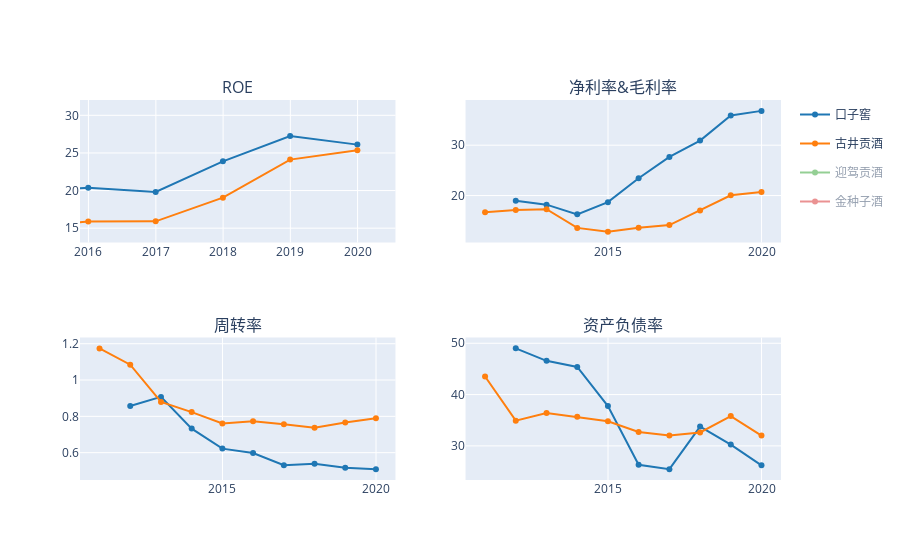

This figure's notebook cell:
### Markdown cell above
## 杜邦分析

### Code cell
fig = make_subplots(2,2, subplot_titles=['ROE','净利率&毛利率','周转率','资产负债率'])

for i,k in enumerate(data_dfs.keys()):
    line_ = dict(color=DEFAULT_PLOTLY_COLORS[i])
    data_df = data_dfs[k]
    
    fig.append_trace(go.Scatter(x=data_df.index, y=data_df.roe,name=k,line=line_,legendgroup=k),1,1)
    fig.append_trace(go.Scatter(x=data_df.index, y=data_df.netprofit_margin,name=k,line=line_,legendgroup=k, showlegend=False),1,2)
    fig.append_trace(go.Scatter(x=data_df.index, y=data_df.assets_turn,name=k,line=line_,legendgroup=k, showlegend=False),2,1)
    fig.append_trace(go.Scatter(x=data_df.index, y=data_df.debt_to_assets,name=k,line=line_,legendgroup=k, showlegend=False),2,2)
    
fig.show()

### Figure 1 — Plotly figure (JSON) as saved in the notebook; plotly's stock layout.template omitted (floating-point values rounded to 4 significant figures)
{"data": [{"legendgroup": "口子窖", "line": {"color": "rgb(31, 119, 180)"}, "name": "口子窖", "type": "scatter", "x": ["2011-12-31", "2012-12-31", "2013-12-31", "2014-12-31", "2015-12-31", "2016-12-31", "2017-12-31", "2018-12-31", "2019-12-31"], "xaxis": "x", "y": [31.85, 31.52, 22.05, 19.9, 20.36, 19.81, 23.88, 27.24, 26.11], "yaxis": "y"}, {"legendgroup": "口子窖", "line": {"color": "rgb(31, 119, 180)"}, "name": "口子窖", "showlegend": false, "type": "scatter", "x": ["2011-12-31", "2012-12-31", "2013-12-31", "2014-12-31", "2015-12-31", "2016-12-31", "2017-12-31", "2018-12-31", "2019-12-31"], "xaxis": "x2", "y": [18.96, 18.19, 16.27, 18.69, 23.43, 27.68, 30.91, 35.9, 36.82], "yaxis": "y2"}, {"legendgroup": "口子窖", "line": {"color": "rgb(31, 119, 180)"}, "name": "口子窖", "showlegend": false, "type": "scatter", "x": ["2011-12-31", "2012-12-31", "2013-12-31", "2014-12-31", "2015-12-31", "2016-12-31", "2017-12-31", "2018-12-31", "2019-12-31"], "xaxis": "x3", "y": [0.8567, 0.9071, 0.7325, 0.6223, 0.5983, 0.5307, 0.5391, 0.5169, 0.5094], "yaxis": "y3"}, {"legendgroup": "口子窖", "line": {"color": "rgb(31, 119, 180)"}, "name": "口子窖", "showlegend": false, "type": "scatter", "x": ["2011-12-31", "2012-12-31", "2013-12-31", "2014-12-31", "2015-12-31", "2016-12-31", "2017-12-31", "2018-12-31", "2019-12-31"], "xaxis": "x4", "y": [49.0, 46.58, 45.39, 37.76, 26.3, 25.47, 33.76, 30.25, 26.2], "yaxis": "y4"}, {"legendgroup": "古井贡酒", "line": {"color": "rgb(255, 127, 14)"}, "name": "古井贡酒", "type": "scatter", "x": ["2010-12-31", "2011-12-31", "2012-12-31", "2013-12-31", "2014-12-31", "2015-12-31", "2016-12-31", "2017-12-31", "2018-12-31", "2019-12-31"], "xaxis": "x", "y": [33.78, 29.73, 23.65, 17.48, 15.07, 15.88, 15.91, 19.06, 24.11, 25.35], "yaxis": "y"}, {"legendgroup": "古井贡酒", "line": {"color": "rgb(255, 127, 14)"}, "name": "古井贡酒", "showlegend": false, "type": "scatter", "x": ["2010-12-31", "2011-12-31", "2012-12-31", "2013-12-31", "2014-12-31", "2015-12-31", "2016-12-31", "2017-12-31", "2018-12-31", "2019-12-31"], "xaxis": "x2", "y": [16.7, 17.12, 17.29, 13.58, 12.84, 13.62, 14.13, 17.01, 20.04, 20.71], "yaxis": "y2"}, {"legendgroup": "古井贡酒", "line": {"color": "rgb(255, 127, 14)"}, "name": "古井贡酒", "showlegend": false, "type": "scatter", "x": ["2010-12-31", "2011-12-31", "2012-12-31", "2013-12-31", "2014-12-31", "2015-12-31", "2016-12-31", "2017-12-31", "2018-12-31", "2019-12-31"], "xaxis": "x3", "y": [1.174, 1.085, 0.879, 0.8235, 0.7605, 0.7727, 0.756, 0.7378, 0.7666, 0.7897], "yaxis": "y3"}, {"legendgroup": "古井贡酒", "line": {"color": "rgb(255, 127, 14)"}, "name": "古井贡酒", "showlegend": false, "type": "scatter", "x": ["2010-12-31", "2011-12-31", "2012-12-31", "2013-12-31", "2014-12-31", "2015-12-31", "2016-12-31", "2017-12-31", "2018-12-31", "2019-12-31"], "xaxis": "x4", "y": [43.51, 34.91, 36.41, 35.66, 34.81, 32.71, 32.0, 32.62, 35.81, 32.0], "yaxis": "y4"}, {"legendgroup": "迎驾贡酒", "line": {"color": "rgb(44, 160, 44)"}, "name": "迎驾贡酒", "type": "scatter", "visible": "legendonly", "x": ["2011-12-31", "2012-12-31", "2013-12-31", "2014-12-31", "2015-12-31", "2016-12-31", "2017-12-31", "2018-12-31", "2019-12-31"], "xaxis": "x", "y": [27.85, 31.76, 23.84, 22.24, 22.43, 12.89, 4.667, 0.9997, 4.276], "yaxis": "y"}, {"legendgroup": "迎驾贡酒", "line": {"color": "rgb(44, 160, 44)"}, "name": "迎驾贡酒", "showlegend": false, "type": "scatter", "visible": "legendonly", "x": ["2011-12-31", "2012-12-31", "2013-12-31", "2014-12-31", "2015-12-31", "2016-12-31", "2017-12-31", "2018-12-31", "2019-12-31"], "xaxis": "x2", "y": [28.42, 40.79, 40.35, 37.98, 35.35, 32.49, 18.92, 3.961, 11.54], "yaxis": "y2"}, {"legendgroup": "迎驾贡酒", "line": {"color": "rgb(44, 160, 44)"}, "name": "迎驾贡酒", "showlegend": false, "type": "scatter", "visible": "legendonly", "x": ["2011-12-31", "2012-12-31", "2013-12-31", "2014-12-31", "2015-12-31", "2016-12-31", "2017-12-31", "2018-12-31", "2019-12-31"], "xaxis": "x3", "y": [0.8325, 0.6919, 0.5303, 0.5056, 0.5325, 0.3589, 0.2317, 0.2298, 0.3172], "yaxis": "y3"}, {"legendgroup": "迎驾贡酒", "line": {"color": "rgb(44, 160, 44)"}, "name": "迎驾贡酒", "showlegend": false, "type": "scatter", "visible": "legendonly", "x": ["2011-12-31", "2012-12-31", "2013-12-31", "2014-12-31", "2015-12-31", "2016-12-31", "2017-12-31", "2018-12-31", "2019-12-31"], "xaxis": "x4", "y": [17.04, 9.124, 11.25, 15.79, 16.39, 6.234, 5.862, 11.89, 16.69], "yaxis": "y4"}, {"legendgroup": "金种子酒", "line": {"color": "rgb(214, 39, 40)"}, "name": "金种子酒", "type": "scatter", "visible": "legendonly", "x": ["2010-12-31", "2011-12-31", "2012-12-31", "2013-12-31", "2014-12-31", "2015-12-31", "2016-12-31", "2017-12-31", "2018-12-31", "2019-12-31"], "xaxis": "x", "y": [16.74, 23.58, 28.47, 6.098, 4.037, 2.337, 0.7594, 0.3649, 4.441, -7.914], "yaxis": "y"}, {"legendgroup": "金种子酒", "line": {"color": "rgb(214, 39, 40)"}, "name": "金种子酒", "showlegend": false, "type": "scatter", "visible": "legendonly", "x": ["2010-12-31", "2011-12-31", "2012-12-31", "2013-12-31", "2014-12-31", "2015-12-31", "2016-12-31", "2017-12-31", "2018-12-31", "2019-12-31"], "xaxis": "x2", "y": [12.25, 20.73, 24.47, 6.422, 4.269, 3.03, 1.222, 0.7101, 7.817, -22.29], "yaxis": "y2"}, {"legendgroup": "金种子酒", "line": {"color": "rgb(214, 39, 40)"}, "name": "金种子酒", "showlegend": false, "type": "scatter", "visible": "legendonly", "x": ["2010-12-31", "2011-12-31", "2012-12-31", "2013-12-31", "2014-12-31", "2015-12-31", "2016-12-31", "2017-12-31", "2018-12-31", "2019-12-31"], "xaxis": "x3", "y": [0.9011, 0.8278, 0.863, 0.6762, 0.6484, 0.5291, 0.4363, 0.4028, 0.4154, 0.2673], "yaxis": "y3"}, {"legendgroup": "金种子酒", "line": {"color": "rgb(214, 39, 40)"}, "name": "金种子酒", "showlegend": false, "type": "scatter", "visible": "legendonly", "x": ["2010-12-31", "2011-12-31", "2012-12-31", "2013-12-31", "2014-12-31", "2015-12-31", "2016-12-31", "2017-12-31", "2018-12-31", "2019-12-31"], "xaxis": "x4", "y": [28.72, 25.74, 25.74, 31.61, 31.08, 32.19, 31.39, 28.13, 26.52, 22.26], "yaxis": "y4"}], "layout": {"annotations": [{"font": {"size": 16}, "showarrow": false, "text": "ROE", "x": 0.225, "xanchor": "center", "xref": "paper", "y": 1, "yanchor": "bottom", "yref": "paper"}, {"font": {"size": 16}, "showarrow": false, "text": "净利率&毛利率", "x": 0.775, "xanchor": "center", "xref": "paper", "y": 1, "yanchor": "bottom", "yref": "paper"}, {"font": {"size": 16}, "showarrow": false, "text": "周转率", "x": 0.225, "xanchor": "center", "xref": "paper", "y": 0.375, "yanchor": "bottom", "yref": "paper"}, {"font": {"size": 16}, "showarrow": false, "text": "资产负债率", "x": 0.775, "xanchor": "center", "xref": "paper", "y": 0.375, "yanchor": "bottom", "yref": "paper"}], "autosize": true, "dragmode": "zoom", "xaxis": {"anchor": "y", "autorange": false, "domain": [0, 0.45], "range": ["2015-11-16 05:25:18.9752", "2020-07-24 14:07:58.4628"], "type": "date"}, "xaxis2": {"anchor": "y2", "autorange": true, "domain": [0.55, 1], "range": ["2010-06-02 03:32:42.8503", "2020-07-29 20:27:17.1497"], "type": "date"}, "xaxis3": {"anchor": "y3", "autorange": true, "domain": [0, 0.45], "range": ["2010-06-02 03:32:42.8503", "2020-07-29 20:27:17.1497"], "type": "date"}, "xaxis4": {"anchor": "y4", "autorange": true, "domain": [0.55, 1], "range": ["2010-06-02 03:32:42.8503", "2020-07-29 20:27:17.1497"], "type": "date"}, "yaxis": {"anchor": "x", "autorange": false, "domain": [0.625, 1], "range": [13.1, 32.04], "type": "linear"}, "yaxis2": {"anchor": "x2", "autorange": true, "domain": [0.625, 1], "range": [10.31, 39.35], "type": "linear"}, "yaxis3": {"anchor": "x3", "autorange": true, "domain": [0, 0.375], "range": [0.4393, 1.244], "type": "linear"}, "yaxis4": {"anchor": "x4", "autorange": true, "domain": [0, 0.375], "range": [22.98, 51.49], "type": "linear"}}}
